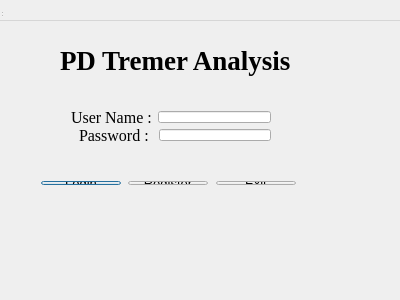
<?xml version="1.0" encoding="UTF-8"?>
<ui version="4.0">
 <class>LoginDialog</class>
 <widget class="QDialog" name="LoginDialog">
  <property name="geometry">
   <rect>
    <x>0</x>
    <y>0</y>
    <width>400</width>
    <height>300</height>
   </rect>
  </property>
  <property name="windowTitle">
   <string>LoginDialog</string>
  </property>
  <widget class="QWidget" name="centralWidget" native="true">
   <property name="geometry">
    <rect>
     <x>0</x>
     <y>0</y>
     <width>337</width>
     <height>236</height>
    </rect>
   </property>
   <property name="styleSheet">
    <string notr="true">./icon/login_map.jpg</string>
   </property>
   <widget class="QLabel" name="label">
    <property name="geometry">
     <rect>
      <x>60</x>
      <y>40</y>
      <width>241</width>
      <height>41</height>
     </rect>
    </property>
    <property name="font">
     <font>
      <family>Times New Roman</family>
      <pointsize>20</pointsize>
      <weight>75</weight>
      <bold>true</bold>
     </font>
    </property>
    <property name="text">
     <string>PD Tremer Analysis</string>
    </property>
   </widget>
   <widget class="QWidget" name="layoutWidget">
    <property name="geometry">
     <rect>
      <x>30</x>
      <y>170</y>
      <width>277</width>
      <height>26</height>
     </rect>
    </property>
    <layout class="QHBoxLayout" name="horizontalLayout_3">
     <item>
      <widget class="QPushButton" name="loginbtn">
       <property name="font">
        <font>
         <pointsize>10</pointsize>
        </font>
       </property>
       <property name="text">
        <string>Login</string>
       </property>
       <property name="autoDefault">
        <bool>true</bool>
       </property>
      </widget>
     </item>
     <item>
      <spacer name="horizontalSpacer">
       <property name="orientation">
        <enum>Qt::Horizontal</enum>
       </property>
       <property name="sizeHint" stdset="0">
        <size>
         <width>13</width>
         <height>20</height>
        </size>
       </property>
      </spacer>
     </item>
     <item>
      <widget class="QPushButton" name="registerbtn">
       <property name="font">
        <font>
         <pointsize>10</pointsize>
        </font>
       </property>
       <property name="text">
        <string>Register</string>
       </property>
       <property name="autoDefault">
        <bool>true</bool>
       </property>
      </widget>
     </item>
     <item>
      <spacer name="horizontalSpacer_2">
       <property name="orientation">
        <enum>Qt::Horizontal</enum>
       </property>
       <property name="sizeHint" stdset="0">
        <size>
         <width>13</width>
         <height>20</height>
        </size>
       </property>
      </spacer>
     </item>
     <item>
      <widget class="QPushButton" name="exitbtn">
       <property name="font">
        <font>
         <pointsize>10</pointsize>
        </font>
       </property>
       <property name="text">
        <string>Exit</string>
       </property>
       <property name="autoDefault">
        <bool>true</bool>
       </property>
      </widget>
     </item>
    </layout>
   </widget>
   <widget class="QWidget" name="layoutWidget">
    <property name="geometry">
     <rect>
      <x>60</x>
      <y>100</y>
      <width>222</width>
      <height>52</height>
     </rect>
    </property>
    <layout class="QVBoxLayout" name="verticalLayout">
     <item>
      <layout class="QHBoxLayout" name="horizontalLayout">
       <item>
        <widget class="QLabel" name="userNameLabel">
         <property name="font">
          <font>
           <family>Times New Roman</family>
           <pointsize>12</pointsize>
          </font>
         </property>
         <property name="text">
          <string>User Name :</string>
         </property>
        </widget>
       </item>
       <item>
        <widget class="QLineEdit" name="userNameLine"/>
       </item>
      </layout>
     </item>
     <item>
      <layout class="QHBoxLayout" name="horizontalLayout_2">
       <item>
        <widget class="QLabel" name="passwordLabel">
         <property name="font">
          <font>
           <family>Times New Roman</family>
           <pointsize>12</pointsize>
          </font>
         </property>
         <property name="text">
          <string>  Password : </string>
         </property>
        </widget>
       </item>
       <item>
        <widget class="QLineEdit" name="passwordLine"/>
       </item>
      </layout>
     </item>
    </layout>
   </widget>
  </widget>
  <widget class="QMenuBar" name="menuBar">
   <property name="geometry">
    <rect>
     <x>0</x>
     <y>0</y>
     <width>400</width>
     <height>21</height>
    </rect>
   </property>
  </widget>
  <widget class="QToolBar" name="mainToolBar">
   <property name="geometry">
    <rect>
     <x>0</x>
     <y>0</y>
     <width>4</width>
     <height>12</height>
    </rect>
   </property>
  </widget>
  <widget class="QStatusBar" name="statusBar">
   <property name="geometry">
    <rect>
     <x>0</x>
     <y>0</y>
     <width>3</width>
     <height>18</height>
    </rect>
   </property>
   <property name="font">
    <font>
     <family>Times New Roman</family>
     <pointsize>16</pointsize>
     <weight>75</weight>
     <bold>true</bold>
    </font>
   </property>
  </widget>
 </widget>
 <layoutdefault spacing="6" margin="11"/>
 <resources/>
 <connections/>
</ui>
